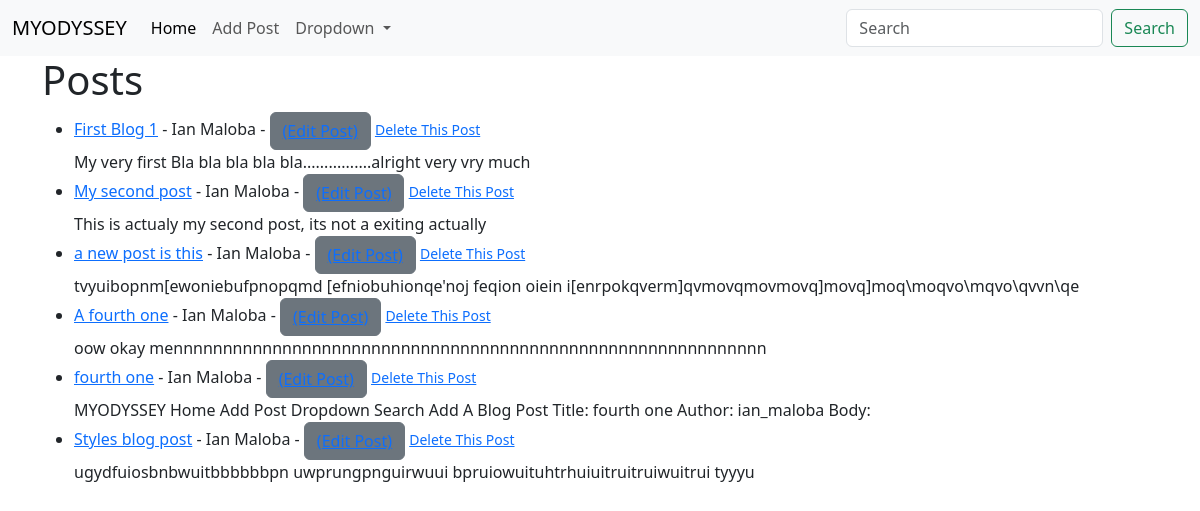
The page / on the database its author committed.
### blog/models.py (models this page shows, shortened)
class Post(models.Model):
    title = models.CharField(max_length=255)
    author = models.ForeignKey(User, on_delete=models.CASCADE)
    body = models.TextField()
    post_date = models.DateField(auto_now_add=True)

### blog/views.py (the view)
# urls.py: path('', HomeView.as_view(), name="home"),
class HomeView(ListView):
    model = Post
    template_name = "home.html"
    ordering = ['-post_date']

### blog/templates/home.html
{% extends 'base.html' %}
{% block content %}
    <h1>Posts</h1>
    <ul>
        {% for post in object_list %}
            <li>
                <a href="{% url 'article-detail' post.pk %}">{{ post.title }}</a> - {{ post.author.first_name }}
                {{ post.author.last_name }} - <button class="btn btn-secondary"><a href="{% url 'update_post' post.pk %}">(Edit Post)</a></button> <small><a href="{% url 'delete_post' post.pk %}">Delete This Post</a></small><br>
                {{ post.body }}
            </li>
        {% endfor %}
    </ul>
{% endblock %}

### rows shown on the page
Post: title "First Blog 1", author.first_name "Ian", author.last_name "Maloba", body "My very first Bla bla bla bla bla................alright very vry much"
Post: title "My second post", author.first_name "Ian", author.last_name "Maloba", body "This is actualy my second post, its not a exiting actually"
Post: title "a new post is this", author.first_name "Ian", author.last_name "Maloba", body "tvyuibopnm[ewoniebufpnopqmd [efniobuhionqe'noj feqion oiein i[enrpokqverm]qvmovqmovmovq]movq]moq\\moqvo\\mqvo\\qvvn\\qe"
Post: title "A fourth one", author.first_name "Ian", author.last_name "Maloba", body "oow okay mennnnnnnnnnnnnnnnnnnnnnnnnnnnnnnnnnnnnnnnnnnnnnnnnnnnnnnnnnnn"
Post: title "fourth one", author.first_name "Ian", author.last_name "Maloba", body "MYODYSSEY Home Add Post Dropdown Search Add A Blog Post Title: fourth one Author: ian_maloba Body:"
Post: title "Styles blog post", author.first_name "Ian", author.last_name "Maloba", body "ugydfuiosbnbwuitbbbbbbpn uwprungpnguirwuui bpruiowuituhtrhuiuitruitruiwuitrui tyyyu"
